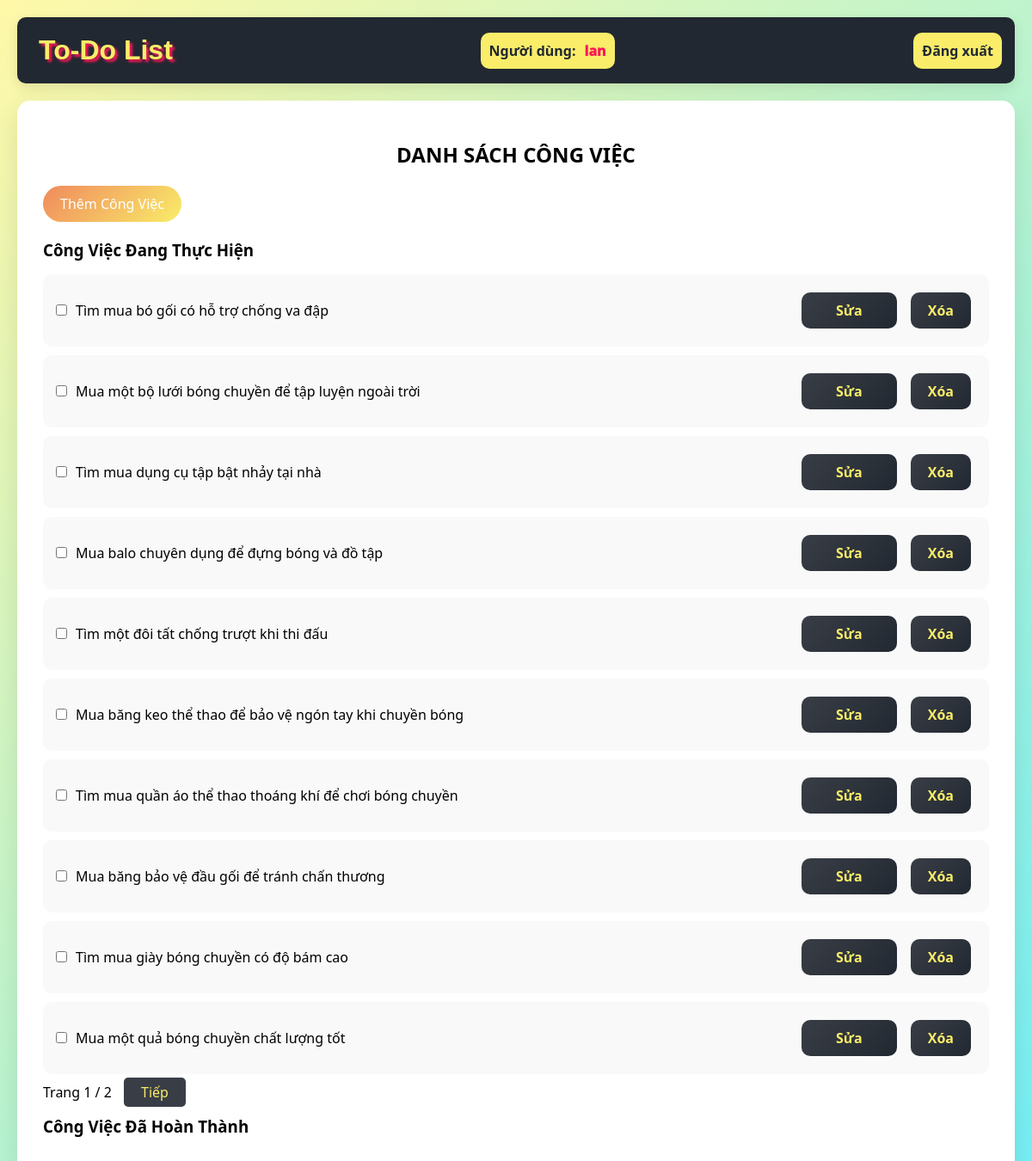
The page /tasks (signed in) on the database its author committed.
### tables this page shows
CREATE TABLE user (
  id INTEGER PRIMARY KEY,
  email TEXT UNIQUE NOT NULL,
  username TEXT UNIQUE NOT NULL,
  password TEXT NOT NULL,
  role TEXT NOT NULL DEFAULT 'user',
  blocked INTEGER NOT NULL DEFAULT 0
);

CREATE TABLE todo (
  id INTEGER PRIMARY KEY AUTOINCREMENT,
  user_id INTEGER NOT NULL,
  title TEXT NOT NULL,
  completed INTEGER NOT NULL DEFAULT 0,
  FOREIGN KEY (user_id) REFERENCES user (id)
);

### flaskr/blog.py (the view)
@bp.route('/tasks')
@login_required
def index():
    db = get_db()
    page = request.args.get('page', 1, type=int)
    per_page = 10  # Số công việc hiển thị trên mỗi trang
    offset = (page - 1) * per_page
    todos = db.execute(
        'SELECT * FROM todo WHERE user_id = ? AND completed = 0 ORDER BY id DESC LIMIT ? OFFSET ?',
        (g.user['id'], per_page, offset)
    ).fetchall()
    total_todos = db.execute(
        'SELECT COUNT(*) FROM todo WHERE user_id = ? AND completed = 0',
        (g.user['id'],)
    ).fetchone()[0]
    total_pages = (total_todos + per_page - 1) // per_page  # Tính tổng số trang
    completed_todos = db.execute(
        'SELECT * FROM todo WHERE user_id = ? AND completed = 1 ORDER BY id DESC',
        (g.user['id'],)
    ).fetchall()
    return render_template('blog/index.html', todos=todos, completed_todos=completed_todos, page=page, total_pages=total_pages)

### flaskr/auth.py (called while the page is built)
@bp.before_app_request
def load_logged_in_user():
    user_id = session.get('user_id')
    if user_id is None:
        g.user = None
    else:
        g.user = get_db().execute(
            'SELECT * FROM user WHERE id = ?', (user_id,)
        ).fetchone()

def login_required(view):
    @functools.wraps(view)
    def wrapped_view(**kwargs):
        if g.user is None:
            return redirect(url_for('auth.login'))
        return view(**kwargs)
    return wrapped_view

### flaskr/db.py (called while the page is built)
def get_db():
    if 'db' not in g:
        g.db = sqlite3.connect(
            current_app.config['DATABASE'],
            detect_types=sqlite3.PARSE_DECLTYPES
        )
        g.db.row_factory = sqlite3.Row
    return g.db

### flaskr/templates/blog/index.html (shortened to what this page needs)
{% extends "base.html" %}
{% block content %}
    <h2>DANH SÁCH CÔNG VIỆC</h2>
    <a href="{{ url_for('blog.create') }}" class="add-btn">Thêm Công Việc</a>
    <h3>Công Việc Đang Thực Hiện</h3>
    <ul class="todo-list" id="todo-list">
        {% for todo in todos %}
            <li class="todo-item {% if todo['completed'] %}completed{% endif %}" id="todo-{{ todo['id'] }}">
                <div class="checkbox">
                    <input type="checkbox" name="completed"
                        onchange="toggleCompleted({{ todo['id'] }}, this.checked)">
                </div>
                <span>{{ todo['title'] }}</span>
                <div>
                    <button><a href="{{ url_for('blog.update', id=todo['id']) }}">Sửa</a></button>
                    <form action="{{ url_for('blog.delete', id=todo['id']) }}" method="post" style="display:inline;">
                        <button type="submit" class="delete-btn">Xóa</button>
                    </form>
                </div>
            </li>
        {% endfor %}
    </ul>
    <div class="pagination">
        <span>Trang {{ page }} / {{ total_pages }}</span>
        {% if page < total_pages %}
            <a href="{{ url_for('blog.index', page=page+1) }}" class="next">Tiếp</a>
        {% endif %}
    </div>
    <div class="completed-todo">
        <h3>Công Việc Đã Hoàn Thành</h3>
    </div>
{% endblock %}

### flaskr/templates/base.html (shortened to what this page needs)
<!DOCTYPE html>
<html lang="vi">
<head>
    <link rel="stylesheet" href="{{ url_for('static', filename='style.css') }}">
    <link rel="stylesheet" href="https://cdn.jsdelivr.net/npm/bootstrap-icons/font/bootstrap-icons.css">
</head>
<body>
    <nav>
        <h1>
            <a href="{{ url_for('blog.about') }}" class="about-link">
                To-Do List
            </a>
        </h1>
        {% if g.user %}
            <div>
                <P>Người dùng:</P>
                <span>{{ g.user['username'] }}</span>
            </div>
            <a href="{{ url_for('auth.logout') }}">Đăng xuất</a>
        {% else %}
            <a href="{{ url_for('auth.login') }}">Đăng nhập</a>
            <a href="{{ url_for('auth.register') }}">Đăng ký</a>
        {% endif %}
    </nav>
    <section class="content">
        {% block content %}{% endblock %}
    </section>
</body>
</html>

### flaskr/static/style.css (style rules this page uses)
:root { --cyan: #00ADB5; --light_cyan: #18e6e6; --green: #00df64; --black: #393E46; --white: #EEEEEE; --dark: #222831; --yellow: #F9ED69; --orange: #F08A5D; --red: #fb1859; --purple: #6A2C70; }
* { margin: 0; padding: 0; box-sizing: border-box; font-family: 'Segoe UI', Tahoma, Geneva, Verdana, sans-serif; }
body { min-height: 100vh; background: linear-gradient(135deg, #fff8a8, #74eff6); padding: 20px; }
nav { background: var(--dark); padding: 15px; border-radius: 10px; margin-bottom: 20px; display: flex; justify-content: space-between; align-items: center; box-shadow: 0 5px 15px rgba(0, 0, 0, 0.1); color: var(--white); }
nav h1 { color: var(--yellow); font-size: xx-large; font-weight: bold; }
nav div { color: var(--white); display: flex; background-color: var(--yellow); border-radius: 10px; padding: 10px 10px; }
nav div p { margin-right: 10px; font-weight: 600; color: var(--dark); }
nav div span { color: var(--yellow); font-weight: 1000; color: var(--red); }
nav a { color: var(--white); text-decoration: none; border-radius: 10px; padding: 5px 10px; background-color: var(--yellow); color: var(--dark); font-weight: 600; padding: 10px 10px; transition: transform 0.3s ease; }
.content { margin: 0 auto; background: white; padding: 30px; border-radius: 15px; box-shadow: 0 10px 30px rgba(0, 0, 0, 0.1); }
h2 { margin-top: 16px; margin-bottom: 20px; text-align: center; }
form { display: flex; flex-direction: column; justify-content: center; }
button { padding: 10px; background: linear-gradient(135deg, var(--black), var(--dark)); border: none; border-radius: 25px; color: var(--yellow); font-size: 16px; cursor: pointer; transition: transform 0.3s ease; font-weight: 600; margin: 6px; }
.add-btn { display: inline-block; padding: 10px 20px; background: linear-gradient(135deg, var(--orange), var(--yellow)); color: white; text-decoration: none; border-radius: 25px; margin-bottom: 20px; }
.todo-list { list-style: none; }
.todo-item { display: flex; align-items: center; padding: 15px; background: #f9f9f9; border-radius: 10px; margin-bottom: 10px; }
.todo-item span { flex: 1; margin-right: 15px; }
.todo-item a, .delete-btn { border-radius: 10px; text-decoration: none; }
.todo-item a { color: var(--yellow); padding: 10px 20px; }
.todo-item button { padding: 10px 20px; border-radius: 10px; }
.prev, .next { margin-top: 10px; background-color: var(--black); color: var(--yellow); border-radius: 5px; padding: 6px 20px; margin-right: 10px; text-decoration: none; }
.next { margin-left: 10px; }
.todo-item { opacity: 1; transition: opacity 0.5s ease, transform 0.5s ease; }
.completed-todo { margin-top: 16px; }
h3 { margin-bottom: 16px; }
.about-link { position: relative; color: var(--yellow); text-decoration: none; font-weight: 900; font-family: 'Proza Libre', sans-serif; background-color: var(--dark); text-shadow: 3px 3px 3px var(--red); padding: 5px 10px; display: inline-flex; align-items: center; transition: transform 0.3s ease-in-out; }
.checkbox { margin-right: 10px; }

### rows shown on the page
user: user.username "lan"
todo: title "Tìm mua bó gối có hỗ trợ chống va đập"
todo: title "Mua một bộ lưới bóng chuyền để tập luyện ngoài trời"
todo: title "Tìm mua dụng cụ tập bật nhảy tại nhà"
todo: title "Mua balo chuyên dụng để đựng bóng và đồ tập"
todo: title "Tìm một đôi tất chống trượt khi thi đấu"
todo: title "Mua băng keo thể thao để bảo vệ ngón tay khi chuyền bóng"
todo: title "Tìm mua quần áo thể thao thoáng khí để chơi bóng chuyền"
todo: title "Mua băng bảo vệ đầu gối để tránh chấn thương"
todo: title "Tìm mua giày bóng chuyền có độ bám cao"
todo: title "Mua một quả bóng chuyền chất lượng tốt"

### other values the page prints
{{ page }} "1"
{{ total_pages }} "2"
